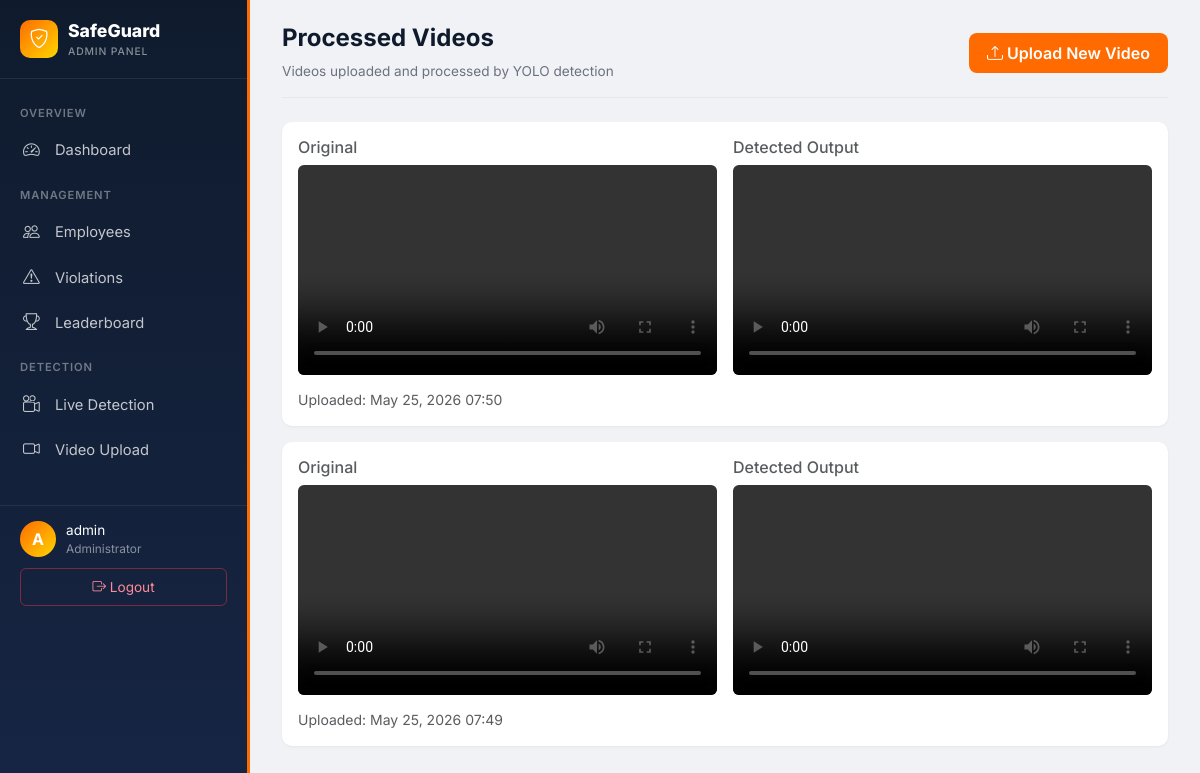
/video_lists/ (signed in), run on the app's committed database.
### users/models.py (models this page shows, shortened)
class User(AbstractUser):
    ROLE_CHOICES = [('admin', 'Admin'), ('employee', 'Employee')]
    email = models.EmailField(_('email address'), unique=True)
    phone_number = models.CharField(max_length=15, blank=True)
    role = models.CharField(max_length=10, choices=ROLE_CHOICES, default='employee')
    employee_id = models.CharField(max_length=20, unique=True, blank=True, null=True)
    photo = models.ImageField(upload_to='employees/', blank=True, null=True)
    face_encoding = models.BinaryField(blank=True, null=True)
    department = models.CharField(max_length=50, blank=True)
    created_at = models.DateTimeField(default=timezone.now)
    updated_at = models.DateTimeField(auto_now=True)
    class Meta:
        verbose_name = _('user')
        verbose_name_plural = _('users')

class VideoProcess(models.Model):
    uploaded_file = models.FileField(upload_to='uploads/')
    output_file = models.FileField(upload_to='outputs/')
    uploaded_at = models.DateTimeField(auto_now_add=True)

### users/views.py (the view)
# urls.py: path('video_lists/', views.video_lists, name='video_lists'),
def video_lists(request):
    videos = VideoProcess.objects.order_by('-uploaded_at')
    return render(request, 'video_list.html', {'videos': videos})

### templates/video_list.html (shortened to what this page needs)
{% extends 'base_admin.html' %}
{% block content %}
<div class="page-header">
    <div>
        <h1>Processed Videos</h1>
        <div class="breadcrumb-nav">Videos uploaded and processed by YOLO detection</div>
    </div>
    <a href="{% url 'video_upload1' %}" class="btn btn-admin">
        <i class="bi bi-upload"></i> Upload New Video
    </a>
</div>
{% for video in videos %}
<div class="card mb-3">
    <div class="card-body">
        <div class="row g-3">
            <div class="col-md-6">
                <h6 class="text-muted mb-2">Original</h6>
                <video controls style="width:100%;border-radius:6px;">
                    <source src="{{ video.uploaded_file.url }}" type="video/mp4">
                </video>
            </div>
            <div class="col-md-6">
                <h6 class="text-muted mb-2">Detected Output</h6>
                <video controls style="width:100%;border-radius:6px;">
                    <source src="{{ video.output_file.url }}" type="video/mp4">
                </video>
            </div>
        </div>
        <small class="text-muted d-block mt-2">Uploaded: {{ video.uploaded_at|date:"M d, Y H:i" }}</small>
    </div>
</div>
{% endfor %}
{% endblock %}

### templates/base_admin.html (shortened to what this page needs)
<!DOCTYPE html>
<html lang="en">
<head>
    <link href="https://cdn.jsdelivr.net/npm/bootstrap@5.3.0/dist/css/bootstrap.min.css" rel="stylesheet">
    <link rel="stylesheet" href="https://cdn.jsdelivr.net/npm/bootstrap-icons@1.11.0/font/bootstrap-icons.css">
</head>
<body>
<div class="admin-shell">
    <aside class="sidebar">
        <div class="sidebar-brand">
            <div class="icon"><i class="bi bi-shield-check"></i></div>
            <div class="brand-text">
                SafeGuard
                <small>Admin Panel</small>
            </div>
        </div>
        <ul class="sidebar-nav">
            <li class="nav-section">Overview</li>
            <li><a href="{% url 'manage_dashboard' %}" class="{% if request.resolver_match.url_name == 'manage_dashboard' %}active{% endif %}"><i class="bi bi-speedometer2"></i><span>Dashboard</span></a></li>
            <li class="nav-section">Management</li>
            <li><a href="{% url 'employee_list' %}" class="{% if 'employee' in request.resolver_match.url_name %}active{% endif %}"><i class="bi bi-people"></i><span>Employees</span></a></li>
            <li><a href="{% url 'violation_list' %}" class="{% if 'violation' in request.resolver_match.url_name %}active{% endif %}"><i class="bi bi-exclamation-triangle"></i><span>Violations</span></a></li>
            <li><a href="{% url 'leaderboard' %}" class="{% if request.resolver_match.url_name == 'leaderboard' %}active{% endif %}"><i class="bi bi-trophy"></i><span>Leaderboard</span></a></li>
            <li class="nav-section">Detection</li>
            <li><a href="{% url 'live_detection' %}" class="{% if request.resolver_match.url_name == 'live_detection' %}active{% endif %}"><i class="bi bi-camera-reels"></i><span>Live Detection</span></a></li>
            <li><a href="{% url 'video_upload1' %}" class="{% if request.resolver_match.url_name == 'video_upload1' %}active{% endif %}"><i class="bi bi-camera-video"></i><span>Video Upload</span></a></li>
        </ul>
        <div class="sidebar-footer">
            <div class="user">
                <div class="avatar">{{ user.username|make_list|first|upper }}</div>
                <div class="user-info">
                    {{ user.username }}
                    <small>Administrator</small>
                </div>
            </div>
            <form action="{% url 'logout' %}" method="post">
                <button type="submit" class="logout-btn">
                    <i class="bi bi-box-arrow-right"></i> Logout
                </button>
            </form>
        </div>
    </aside>
    <main class="main">
        {% block content %}{% endblock %}
    </main>
</div>
</body>
</html>

### templates/base_admin.html (style rules this page uses)
:root { --admin-dark: #0F1B2D; --admin-blue: #162544; --admin-orange: #FF6B00; --admin-yellow: #FFD600; --admin-red: #DC3545; --admin-green: #28A745; --sidebar-width: 250px; }
* { margin: 0; padding: 0; box-sizing: border-box; }
body { font-family: 'Inter', system-ui, -apple-system, sans-serif; background-color: #F0F2F5; color: #333; }
.admin-shell { display: flex; min-height: 100vh; }
.sidebar { width: var(--sidebar-width); background: linear-gradient(180deg, var(--admin-dark) 0%, var(--admin-blue) 100%); color: #fff; padding: 0; position: fixed; top: 0; left: 0; bottom: 0; overflow-y: auto; border-right: 3px solid var(--admin-orange); }
.sidebar-brand { padding: 18px 20px; display: flex; align-items: center; gap: 10px; font-weight: 800; font-size: 1.1rem; border-bottom: 1px solid rgba(255,255,255,0.08); }
.sidebar-brand .icon { width: 38px; height: 38px; background: linear-gradient(135deg, var(--admin-orange), var(--admin-yellow)); border-radius: 10px; display: flex; align-items: center; justify-content: center; font-size: 1.2rem; }
.sidebar-brand small { display: block; font-size: 0.65rem; font-weight: 500; letter-spacing: 0.08em; color: rgba(255,255,255,0.5); text-transform: uppercase; }
.sidebar-nav { list-style: none; padding: 12px 0; }
.sidebar-nav .nav-section { font-size: 0.7rem; font-weight: 600; text-transform: uppercase; letter-spacing: 0.08em; color: rgba(255,255,255,0.4); padding: 14px 20px 6px; }
.sidebar-nav a { display: flex; align-items: center; gap: 12px; padding: 10px 20px; color: rgba(255,255,255,0.75); text-decoration: none; font-size: 0.92rem; transition: all 0.15s; border-left: 3px solid transparent; }
.sidebar-nav a i { font-size: 1.05rem; width: 20px; }
.sidebar-footer { padding: 14px 20px; border-top: 1px solid rgba(255,255,255,0.08); margin-top: 20px; }
.sidebar-footer .user { display: flex; align-items: center; gap: 10px; margin-bottom: 10px; }
.sidebar-footer .avatar { width: 36px; height: 36px; border-radius: 50%; background: linear-gradient(135deg, var(--admin-orange), var(--admin-yellow)); display: flex; align-items: center; justify-content: center; font-weight: 700; }
.sidebar-footer .user-info { font-size: 0.85rem; }
.sidebar-footer .user-info small { color: rgba(255,255,255,0.5); display: block; }
.sidebar-footer .logout-btn { width: 100%; padding: 8px; background: transparent; border: 1px solid rgba(220,53,69,0.5); color: #ff8a98; border-radius: 6px; font-size: 0.85rem; cursor: pointer; transition: all 0.15s; }
.main { margin-left: var(--sidebar-width); flex: 1; padding: 24px 32px; min-height: 100vh; }
.page-header { display: flex; justify-content: space-between; align-items: center; margin-bottom: 24px; padding-bottom: 16px; border-bottom: 1px solid #e5e7eb; }
.page-header h1 { font-size: 1.5rem; font-weight: 700; color: var(--admin-dark); }
.page-header .breadcrumb-nav { font-size: 0.85rem; color: #6b7280; margin-top: 4px; }
.card { border: none; box-shadow: 0 1px 3px rgba(0,0,0,0.05); border-radius: 10px; margin-bottom: 20px; }
.btn-admin { background: var(--admin-orange); border: none; color: #fff; padding: 8px 18px; border-radius: 8px; font-weight: 600; }

### data on the page
User: username|make_list "A", username "admin"
VideoProcess: uploaded_at "May 25, 2026 07:50"
VideoProcess: uploaded_at "May 25, 2026 07:49"
